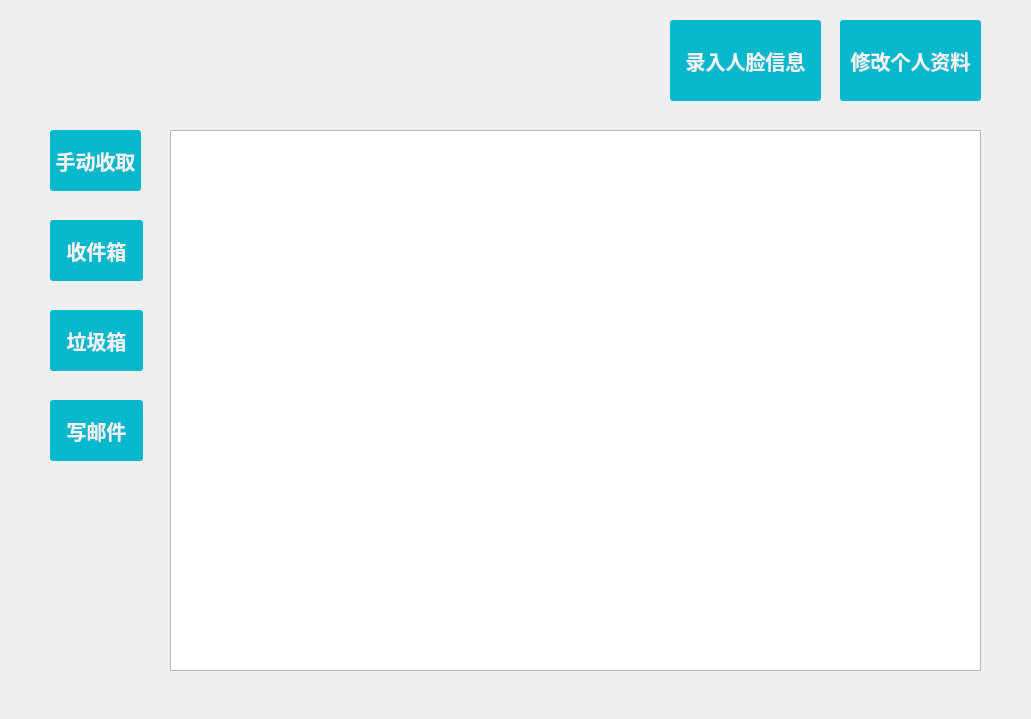
<?xml version="1.0" encoding="UTF-8"?>
<ui version="4.0">
 <class>Main</class>
 <widget class="QWidget" name="Main">
  <property name="geometry">
   <rect>
    <x>0</x>
    <y>0</y>
    <width>1031</width>
    <height>719</height>
   </rect>
  </property>
  <property name="windowTitle">
   <string>Form</string>
  </property>
  <widget class="QLabel" name="label">
   <property name="geometry">
    <rect>
     <x>60</x>
     <y>20</y>
     <width>91</width>
     <height>81</height>
    </rect>
   </property>
   <property name="text">
    <string/>
   </property>
   <property name="scaledContents">
    <bool>true</bool>
   </property>
  </widget>
  <widget class="QLabel" name="label_2">
   <property name="geometry">
    <rect>
     <x>170</x>
     <y>20</y>
     <width>461</width>
     <height>81</height>
    </rect>
   </property>
   <property name="text">
    <string/>
   </property>
   <property name="scaledContents">
    <bool>true</bool>
   </property>
  </widget>
  <widget class="QPushButton" name="pushButton">
   <property name="geometry">
    <rect>
     <x>840</x>
     <y>20</y>
     <width>141</width>
     <height>81</height>
    </rect>
   </property>
   <property name="styleSheet">
    <string notr="true">QPushButton{
   	text-decoration:none;  
    background:#05B8CC;
    color:#f2f2f2;    
    font-size:20px;  
    font-family: 微软雅黑,宋体,Arial,Helvetica,Verdana,sans-serif;  
    font-weight:bold; 
    border-radius:3px;
}
QPushButton::pressed{ background: #3C79F2; border-color: #11505C; font-weight: bold; font-family:Microsoft YaHei; }</string>
   </property>
   <property name="text">
    <string>修改个人资料</string>
   </property>
   <property name="checkable">
    <bool>false</bool>
   </property>
   <property name="autoExclusive">
    <bool>false</bool>
   </property>
  </widget>
  <widget class="QPushButton" name="pushButton_2">
   <property name="geometry">
    <rect>
     <x>50</x>
     <y>220</y>
     <width>93</width>
     <height>61</height>
    </rect>
   </property>
   <property name="styleSheet">
    <string notr="true">QPushButton{
   	text-decoration:none;  
    background:#05B8CC;
    color:#f2f2f2;    
    font-size:20px;  
    font-family: 微软雅黑,宋体,Arial,Helvetica,Verdana,sans-serif;  
    font-weight:bold; 
    border-radius:3px;
}
QPushButton::pressed{ background: #3C79F2; border-color: #11505C; font-weight: bold; font-family:Microsoft YaHei; }</string>
   </property>
   <property name="text">
    <string>收件箱</string>
   </property>
  </widget>
  <widget class="QPushButton" name="pushButton_3">
   <property name="geometry">
    <rect>
     <x>50</x>
     <y>310</y>
     <width>93</width>
     <height>61</height>
    </rect>
   </property>
   <property name="styleSheet">
    <string notr="true">QPushButton{
   	text-decoration:none;  
    background:#05B8CC;
    color:#f2f2f2;    
    font-size:20px;  
    font-family: 微软雅黑,宋体,Arial,Helvetica,Verdana,sans-serif;  
    font-weight:bold; 
    border-radius:3px;
}
QPushButton::pressed{ background: #3C79F2; border-color: #11505C; font-weight: bold; font-family:Microsoft YaHei; }</string>
   </property>
   <property name="text">
    <string>垃圾箱</string>
   </property>
  </widget>
  <widget class="QPushButton" name="pushButton_4">
   <property name="geometry">
    <rect>
     <x>50</x>
     <y>400</y>
     <width>93</width>
     <height>61</height>
    </rect>
   </property>
   <property name="styleSheet">
    <string notr="true">QPushButton{
   	text-decoration:none;  
    background:#05B8CC;
    color:#f2f2f2;    
    font-size:20px;  
    font-family: 微软雅黑,宋体,Arial,Helvetica,Verdana,sans-serif;  
    font-weight:bold; 
    border-radius:3px;
}
QPushButton::pressed{ background: #3C79F2; border-color: #11505C; font-weight: bold; font-family:Microsoft YaHei; }</string>
   </property>
   <property name="text">
    <string>写邮件</string>
   </property>
  </widget>
  <widget class="QWidget" name="verticalLayoutWidget">
   <property name="geometry">
    <rect>
     <x>170</x>
     <y>130</y>
     <width>811</width>
     <height>551</height>
    </rect>
   </property>
   <layout class="QVBoxLayout" name="verticalLayout">
    <item>
     <widget class="QStackedWidget" name="stackedWidget">
      <property name="currentIndex">
       <number>1</number>
      </property>
      <widget class="QWidget" name="page">
       <widget class="QListWidget" name="listWidget">
        <property name="geometry">
         <rect>
          <x>0</x>
          <y>0</y>
          <width>811</width>
          <height>541</height>
         </rect>
        </property>
       </widget>
      </widget>
      <widget class="QWidget" name="page_5">
       <widget class="QListWidget" name="listWidget_2">
        <property name="geometry">
         <rect>
          <x>0</x>
          <y>0</y>
          <width>811</width>
          <height>541</height>
         </rect>
        </property>
       </widget>
      </widget>
      <widget class="QWidget" name="page_3">
       <widget class="QPlainTextEdit" name="plainTextEdit">
        <property name="geometry">
         <rect>
          <x>10</x>
          <y>100</y>
          <width>781</width>
          <height>441</height>
         </rect>
        </property>
       </widget>
       <widget class="QWidget" name="formLayoutWidget">
        <property name="geometry">
         <rect>
          <x>10</x>
          <y>0</y>
          <width>361</width>
          <height>91</height>
         </rect>
        </property>
        <layout class="QFormLayout" name="formLayout">
         <item row="0" column="0">
          <widget class="QLabel" name="label_3">
           <property name="text">
            <string>收件人</string>
           </property>
          </widget>
         </item>
         <item row="0" column="1">
          <widget class="QLineEdit" name="lineEdit"/>
         </item>
         <item row="1" column="0">
          <widget class="QLabel" name="label_4">
           <property name="text">
            <string>发件昵称</string>
           </property>
          </widget>
         </item>
         <item row="1" column="1">
          <widget class="QLineEdit" name="lineEdit_2"/>
         </item>
         <item row="2" column="0">
          <widget class="QLabel" name="label_5">
           <property name="text">
            <string>邮件主题</string>
           </property>
          </widget>
         </item>
         <item row="2" column="1">
          <widget class="QLineEdit" name="lineEdit_3"/>
         </item>
        </layout>
       </widget>
       <widget class="QPushButton" name="pushButton_6">
        <property name="geometry">
         <rect>
          <x>700</x>
          <y>60</y>
          <width>93</width>
          <height>28</height>
         </rect>
        </property>
        <property name="styleSheet">
         <string notr="true">QPushButton{
   	text-decoration:none;  
    background:#05B8CC;
    color:#f2f2f2;    
    font-size:20px;  
    font-family: 微软雅黑,宋体,Arial,Helvetica,Verdana,sans-serif;  
    font-weight:bold; 
    border-radius:3px;
}
QPushButton::pressed{ background: #3C79F2; border-color: #11505C; font-weight: bold; font-family:Microsoft YaHei; }</string>
        </property>
        <property name="text">
         <string>发送</string>
        </property>
       </widget>
      </widget>
      <widget class="QWidget" name="page_4">
       <widget class="QTextBrowser" name="textBrowser_2">
        <property name="geometry">
         <rect>
          <x>0</x>
          <y>0</y>
          <width>801</width>
          <height>431</height>
         </rect>
        </property>
       </widget>
       <widget class="QPushButton" name="pushButton_9">
        <property name="geometry">
         <rect>
          <x>520</x>
          <y>450</y>
          <width>111</width>
          <height>51</height>
         </rect>
        </property>
        <property name="styleSheet">
         <string notr="true">QPushButton{
   	text-decoration:none;  
    background:#05B8CC;
    color:#f2f2f2;    
    font-size:20px;  
    font-family: 微软雅黑,宋体,Arial,Helvetica,Verdana,sans-serif;  
    font-weight:bold; 
    border-radius:3px;
}
QPushButton::pressed{ background: #3C79F2; border-color: #11505C; font-weight: bold; font-family:Microsoft YaHei; }</string>
        </property>
        <property name="text">
         <string>移到收件箱</string>
        </property>
       </widget>
       <widget class="QPushButton" name="pushButton_10">
        <property name="geometry">
         <rect>
          <x>670</x>
          <y>450</y>
          <width>111</width>
          <height>51</height>
         </rect>
        </property>
        <property name="styleSheet">
         <string notr="true">QPushButton{
   	text-decoration:none;  
    background:#05B8CC;
    color:#f2f2f2;    
    font-size:20px;  
    font-family: 微软雅黑,宋体,Arial,Helvetica,Verdana,sans-serif;  
    font-weight:bold; 
    border-radius:3px;
}
QPushButton::pressed{ background: #3C79F2; border-color: #11505C; font-weight: bold; font-family:Microsoft YaHei; }</string>
        </property>
        <property name="text">
         <string>返回</string>
        </property>
       </widget>
      </widget>
      <widget class="QWidget" name="page_2">
       <widget class="QTextBrowser" name="textBrowser">
        <property name="geometry">
         <rect>
          <x>-5</x>
          <y>1</y>
          <width>811</width>
          <height>431</height>
         </rect>
        </property>
       </widget>
       <widget class="QPushButton" name="pushButton_7">
        <property name="geometry">
         <rect>
          <x>530</x>
          <y>460</y>
          <width>111</width>
          <height>51</height>
         </rect>
        </property>
        <property name="styleSheet">
         <string notr="true">QPushButton{
   	text-decoration:none;  
    background:#05B8CC;
    color:#f2f2f2;    
    font-size:20px;  
    font-family: 微软雅黑,宋体,Arial,Helvetica,Verdana,sans-serif;  
    font-weight:bold; 
    border-radius:3px;
}
QPushButton::pressed{ background: #3C79F2; border-color: #11505C; font-weight: bold; font-family:Microsoft YaHei; }</string>
        </property>
        <property name="text">
         <string>移到垃圾箱</string>
        </property>
       </widget>
       <widget class="QPushButton" name="pushButton_8">
        <property name="geometry">
         <rect>
          <x>680</x>
          <y>460</y>
          <width>101</width>
          <height>51</height>
         </rect>
        </property>
        <property name="styleSheet">
         <string notr="true">QPushButton{
   	text-decoration:none;  
    background:#05B8CC;
    color:#f2f2f2;    
    font-size:20px;  
    font-family: 微软雅黑,宋体,Arial,Helvetica,Verdana,sans-serif;  
    font-weight:bold; 
    border-radius:3px;
}
QPushButton::pressed{ background: #3C79F2; border-color: #11505C; font-weight: bold; font-family:Microsoft YaHei; }</string>
        </property>
        <property name="text">
         <string>返回</string>
        </property>
       </widget>
      </widget>
     </widget>
    </item>
   </layout>
  </widget>
  <widget class="QPushButton" name="pushButton_5">
   <property name="geometry">
    <rect>
     <x>670</x>
     <y>20</y>
     <width>151</width>
     <height>81</height>
    </rect>
   </property>
   <property name="styleSheet">
    <string notr="true">QPushButton{
   	text-decoration:none;  
    background:#05B8CC;
    color:#f2f2f2;    
    font-size:20px;  
    font-family: 微软雅黑,宋体,Arial,Helvetica,Verdana,sans-serif;  
    font-weight:bold; 
    border-radius:3px;
}
QPushButton::pressed{ background: #3C79F2; border-color: #11505C; font-weight: bold; font-family:Microsoft YaHei; }</string>
   </property>
   <property name="text">
    <string>录入人脸信息</string>
   </property>
  </widget>
  <widget class="QPushButton" name="pushButton_11">
   <property name="geometry">
    <rect>
     <x>50</x>
     <y>130</y>
     <width>91</width>
     <height>61</height>
    </rect>
   </property>
   <property name="styleSheet">
    <string notr="true">QPushButton{
   	text-decoration:none;  
    background:#05B8CC;
    color:#f2f2f2;    
    font-size:20px;  
    font-family: 微软雅黑,宋体,Arial,Helvetica,Verdana,sans-serif;  
    font-weight:bold; 
    border-radius:3px;
}
QPushButton::pressed{ background: #3C79F2; border-color: #11505C; font-weight: bold; font-family:Microsoft YaHei; }</string>
   </property>
   <property name="text">
    <string>手动收取</string>
   </property>
  </widget>
 </widget>
 <resources/>
 <connections>
  <connection>
   <sender>pushButton_2</sender>
   <signal>clicked()</signal>
   <receiver>Main</receiver>
   <slot>pB2()</slot>
   <hints>
    <hint type="sourcelabel">
     <x>63</x>
     <y>169</y>
    </hint>
    <hint type="destinationlabel">
     <x>4</x>
     <y>165</y>
    </hint>
   </hints>
  </connection>
  <connection>
   <sender>pushButton_3</sender>
   <signal>clicked()</signal>
   <receiver>Main</receiver>
   <slot>pB3()</slot>
   <hints>
    <hint type="sourcelabel">
     <x>81</x>
     <y>261</y>
    </hint>
    <hint type="destinationlabel">
     <x>-15</x>
     <y>248</y>
    </hint>
   </hints>
  </connection>
  <connection>
   <sender>pushButton_4</sender>
   <signal>clicked()</signal>
   <receiver>Main</receiver>
   <slot>pB4()</slot>
   <hints>
    <hint type="sourcelabel">
     <x>59</x>
     <y>331</y>
    </hint>
    <hint type="destinationlabel">
     <x>-5</x>
     <y>331</y>
    </hint>
   </hints>
  </connection>
  <connection>
   <sender>pushButton</sender>
   <signal>clicked()</signal>
   <receiver>Main</receiver>
   <slot>PB1()</slot>
   <hints>
    <hint type="sourcelabel">
     <x>866</x>
     <y>58</y>
    </hint>
    <hint type="destinationlabel">
     <x>844</x>
     <y>-1</y>
    </hint>
   </hints>
  </connection>
  <connection>
   <sender>pushButton_5</sender>
   <signal>clicked()</signal>
   <receiver>Main</receiver>
   <slot>pB5()</slot>
   <hints>
    <hint type="sourcelabel">
     <x>730</x>
     <y>23</y>
    </hint>
    <hint type="destinationlabel">
     <x>729</x>
     <y>-23</y>
    </hint>
   </hints>
  </connection>
  <connection>
   <sender>pushButton_6</sender>
   <signal>clicked()</signal>
   <receiver>Main</receiver>
   <slot>pB6()</slot>
   <hints>
    <hint type="sourcelabel">
     <x>896</x>
     <y>202</y>
    </hint>
    <hint type="destinationlabel">
     <x>1038</x>
     <y>316</y>
    </hint>
   </hints>
  </connection>
  <connection>
   <sender>pushButton_9</sender>
   <signal>clicked()</signal>
   <receiver>Main</receiver>
   <slot>pB9()</slot>
   <hints>
    <hint type="sourcelabel">
     <x>715</x>
     <y>619</y>
    </hint>
    <hint type="destinationlabel">
     <x>613</x>
     <y>737</y>
    </hint>
   </hints>
  </connection>
  <connection>
   <sender>pushButton_10</sender>
   <signal>clicked()</signal>
   <receiver>Main</receiver>
   <slot>pB10()</slot>
   <hints>
    <hint type="sourcelabel">
     <x>914</x>
     <y>630</y>
    </hint>
    <hint type="destinationlabel">
     <x>941</x>
     <y>751</y>
    </hint>
   </hints>
  </connection>
  <connection>
   <sender>pushButton_7</sender>
   <signal>clicked()</signal>
   <receiver>Main</receiver>
   <slot>pB7()</slot>
   <hints>
    <hint type="sourcelabel">
     <x>770</x>
     <y>613</y>
    </hint>
    <hint type="destinationlabel">
     <x>766</x>
     <y>728</y>
    </hint>
   </hints>
  </connection>
  <connection>
   <sender>pushButton_8</sender>
   <signal>clicked()</signal>
   <receiver>Main</receiver>
   <slot>pB8()</slot>
   <hints>
    <hint type="sourcelabel">
     <x>873</x>
     <y>616</y>
    </hint>
    <hint type="destinationlabel">
     <x>864</x>
     <y>756</y>
    </hint>
   </hints>
  </connection>
  <connection>
   <sender>pushButton_11</sender>
   <signal>clicked()</signal>
   <receiver>Main</receiver>
   <slot>pB11()</slot>
   <hints>
    <hint type="sourcelabel">
     <x>903</x>
     <y>640</y>
    </hint>
    <hint type="destinationlabel">
     <x>908</x>
     <y>748</y>
    </hint>
   </hints>
  </connection>
 </connections>
 <slots>
  <slot>pB2()</slot>
  <slot>pB3()</slot>
  <slot>pB4()</slot>
  <slot>PB1()</slot>
  <slot>pB5()</slot>
  <slot>pB6()</slot>
  <slot>pB9()</slot>
  <slot>pB10()</slot>
  <slot>pB7()</slot>
  <slot>pB8()</slot>
  <slot>pB11()</slot>
 </slots>
</ui>
